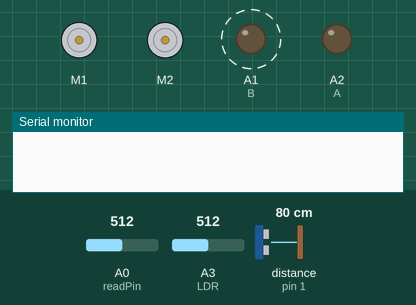
A sketch run on a simulated Arduino Uno, built with avr-gcc and run on an emulated ATmega328P. Shown: 2 × DC motor (green arrow = forward, orange = backward, longer = faster), output pins drawn as LEDs (lit = HIGH), the last lines printed to the serial monitor. Dashed ring = blinking. The test bench sets the inputs (shaded band); at power-on: distance to the obstacle (sensor on pin 1) 80 cm, A3 (LDR) = 512, A0 (readPin) = 512.

Above: at 1.2 s.
1.3 s: distance to the obstacle (sensor on pin 1) set to 2 cm
At 2.7 s:
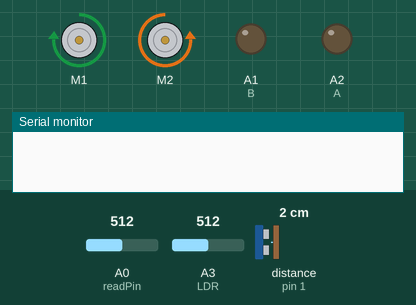
5.3 s: A3 (LDR) set to 578
At 5.46 s:
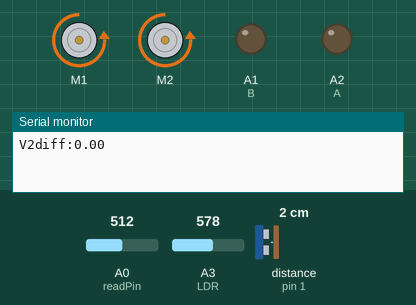
10.5 s: A3 (LDR) set to 612
20.0 s: A3 (LDR) set to 511
At 20.89 s:
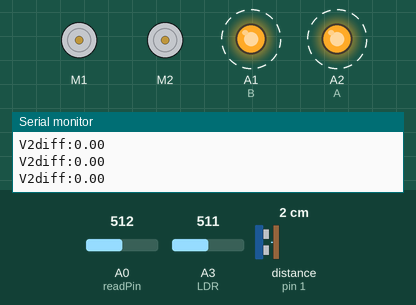
23.5 s: A3 (LDR) set to 716
Timing chart, 0 to 28.0 s (numbered marks = the images above; inputs shaded):
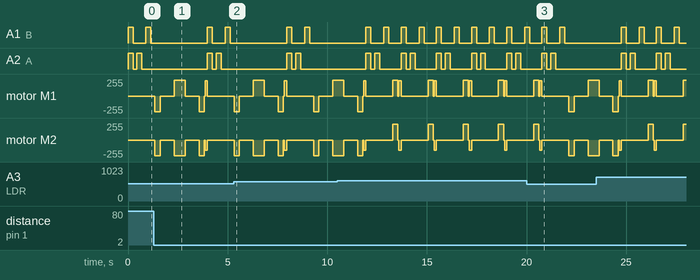

Measured:
- after the input at 20.0 s, A1 (B): goes on until 21.9 s, then stays LOW; A2 (A): goes on until 21.5 s, then stays LOW
- by itself, A1 (B): alternates HIGH for 0.25 s and LOW for 0.65 s
- by itself, A2 (A): repeats every 1.8 s: LOW 0.20 s, HIGH 0.25 s, LOW 1.1 s, HIGH 0.25 s

The sketch:

complete_code_07112021.ino
```cpp
#include <MeMCore.h>

MeUltrasonicSensor ultraSensor(PORT_1);
MeLineFollower lineFinder(PORT_2);
MeDCMotor motorRight(M1);
MeDCMotor motorLeft(M2);
// Define time delay before the next RGB colour turns ON to allow LDR to stabilize
#define RGBWait 200 //in milliseconds

// Define time delay before taking another LDR reading
#define LDRWait 10 //in milliseconds

uint8_t motorSpeedstr = 1500;
uint8_t motorSpeedstrLeft = 1500;
uint8_t motorSpeedstrRight = 1520;
uint8_t motorSpeed1 = 150;
uint8_t motorSpeed2 = 1000;
uint8_t motorspeedturn = 492;

uint8_t motorSpeed3 = 1000;
uint8_t motorSpeed4 = 150;

float colourArray[] = {0,0,0};
float blackArray[] = {193,218,178};
float greyDiff[] = {513,487,404};

int A = A2;
int B = A1;
float V2Ambient = 0;
float V2diff = 0;
float V2Emitter = 0;
int readVal = 0;
int readPin = A0;
int delay_IR = 500;
int LDR = A3;

void setup() {
  pinMode(readPin, INPUT);
  pinMode(A, OUTPUT);
  pinMode(B, OUTPUT);
  pinMode(LDR, INPUT);
  Serial.begin(38400);
}

void loop() {

  int sensorState = lineFinder.readSensors();

  //Turn on the Y0 which is the IR sensor
  digitalWrite(A, LOW);
  digitalWrite(B, LOW);

  //Read the IR at Y0 and generate V2
// readVal = analogRead(readPin);
 // V2 = (5. / 1023.) * readVal;
  //Serial.println(V2);


  if(sensorState == S1_IN_S2_IN) {
    motorRight.stop();
    motorLeft.stop();
    colour_sense_and_turn();
  }

  motorRight.run(motorSpeedstrRight);
  motorLeft.run(-motorSpeedstrLeft);

//Serial.println(ultraSensor.distanceCm());

 if (ultraSensor.distanceCm() <= 8){
    //m2 left motor, m1 right motor
    motorRight.run(motorSpeed2);
    motorLeft.run(-motorSpeed1);
    delay(100);
  }
readValue();
 if ( V2diff>0.07){
    motorRight.run(motorSpeed1);
    motorLeft.run(-motorSpeed2);
    delay(200);
  }
}

void colour_sense_and_turn(){

    for(int c = 0;c<=2;c++){
     if(c==0){
      turn_on_red();
     }
     else if(c==1){
      turn_on_green();
     }
     else{
      turn_on_blue();
     }
    delay(RGBWait);
//get the average of 5 consecutive readings for the current colour and return an average
    colourArray[c] = getAvgReading(5);
//the average reading returned minus the lowest value divided by the maximum possible range, multiplied by 255 will give a value between 0-255, representing the value for the current reflectivity (i.e. the colour LDR is exposed to)
    colourArray[c] = (colourArray[c] - blackArray[c])/(greyDiff[c])*255;
    digitalWrite(A, LOW);
    digitalWrite(B, LOW);  //turn off the current LED colour
    delay(RGBWait);
  }

  if(colourArray[0] > 200)
  {
   if(colourArray[2] > colourArray[1])//Red left turn
   {
     motorRight.run(motorspeedturn);
     motorLeft.run(motorspeedturn);
     delay(260);
   }
   if(colourArray[1] > colourArray[2]) //Orange Uturn
   {
    motorRight.run(motorspeedturn);
    motorLeft.run(motorspeedturn);
    delay(520);
   }
  }else if(colourArray[1] > colourArray[0] && colourArray[1] > colourArray[2]) //Green right turn
  {
    motorRight.run(-motorspeedturn);
    motorLeft.run(-motorspeedturn);
    delay(260);
  }else if(colourArray[2] > colourArray[1] && colourArray[2] > colourArray[0])//Blue 2right turn
  {
    motorRight.run(-motorspeedturn);
    motorLeft.run(-motorspeedturn);
    delay(260);
    motorRight.stop();
    motorLeft.stop();
    delay(700);
    motorRight.run(motorspeedturn);
    motorLeft.run(-motorspeedturn);
    delay(550);
    motorRight.stop();
    motorLeft.stop();
    delay(700);
    motorRight.run(-motorspeedturn);
    motorLeft.run(-motorspeedturn);
    delay(260);
  }else{ //Purple 2left turn
    motorRight.run(motorspeedturn);
    motorLeft.run(motorspeedturn);
    delay(280);
    motorRight.stop();
    motorLeft.stop();
    delay(700);
    motorRight.run(motorspeedturn);
    motorLeft.run(-motorspeedturn);
    delay(550);
    motorRight.stop();
    motorLeft.stop();
    delay(700);
    motorRight.run(motorspeedturn);
    motorLeft.run(motorspeedturn);
    delay(280);
  }
  motorRight.stop();
  motorLeft.stop();
  delay(50);
}


/////HELPER FUNCTIONS///////
void turn_on_red(){
  digitalWrite(A, HIGH);
  digitalWrite(B, HIGH);
}

void turn_on_blue(){
  digitalWrite(A, LOW);
  digitalWrite(B, HIGH);
}

void turn_on_green(){
  digitalWrite(A, HIGH);
  digitalWrite(B, LOW);
}


int getAvgReading(int times){
//find the average reading for the requested number of times of scanning LDR
  int reading;
  int total =0;
//take the reading as many times as requested and add them up
  for(int i = 0;i < times;i++){
     reading = analogRead(LDR);
     total = reading + total;
     delay(LDRWait);
  }

//calculate the average and return it
  return total/times;
}


void readValue() {

  // put your main code here, to run repeatedly:
  digitalWrite(A,HIGH);
  digitalWrite(B, LOW);
  delay(2);
readVal = analogRead(readPin);
V2Ambient = (5./1023.)*readVal;
//Serial.print("V2Ambient:");
//Serial.println(V2Ambient);

  digitalWrite(A, LOW);
  digitalWrite(B, LOW);
  delay(2);
readVal = analogRead(readPin);
V2Emitter = (5./1023.)*readVal;
//Serial.print("V2Emitter:");
//Serial.println(V2Emitter);
V2diff = V2Ambient-V2Emitter;
Serial.print("V2diff:");
Serial.println(V2diff);


}
```
